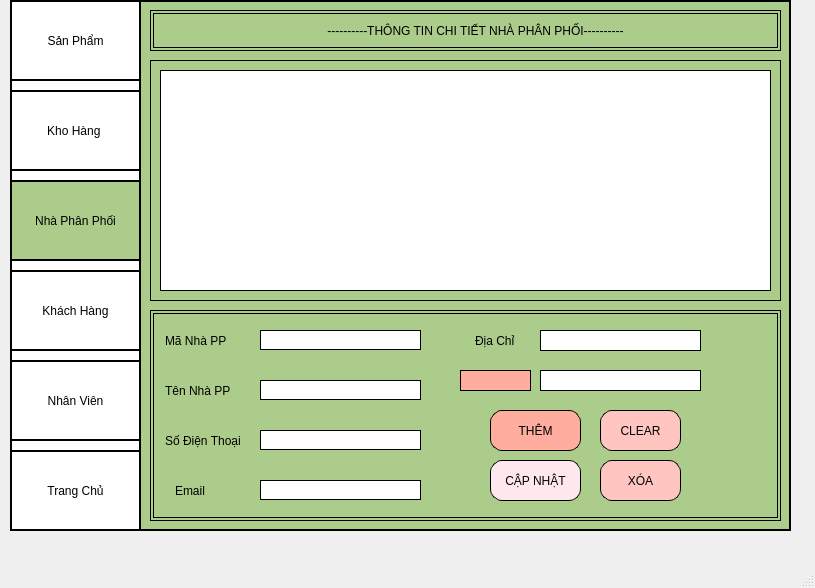
<?xml version="1.0" encoding="UTF-8"?>
<ui version="4.0">
 <class>MainWindow</class>
 <widget class="QMainWindow" name="MainWindow">
  <property name="geometry">
   <rect>
    <x>0</x>
    <y>0</y>
    <width>815</width>
    <height>588</height>
   </rect>
  </property>
  <property name="windowTitle">
   <string>MainWindow</string>
  </property>
  <widget class="QWidget" name="centralwidget">
   <widget class="QFrame" name="frame2">
    <property name="geometry">
     <rect>
      <x>10</x>
      <y>0</y>
      <width>781</width>
      <height>531</height>
     </rect>
    </property>
    <property name="styleSheet">
     <string notr="true">border: 2px solid  black;
background-color: #ACCC8B; /* Màu trung tính, dễ chịu */
</string>
    </property>
    <property name="frameShape">
     <enum>QFrame::StyledPanel</enum>
    </property>
    <property name="frameShadow">
     <enum>QFrame::Raised</enum>
    </property>
    <widget class="QFrame" name="frame_2">
     <property name="geometry">
      <rect>
       <x>0</x>
       <y>0</y>
       <width>131</width>
       <height>531</height>
      </rect>
     </property>
     <property name="styleSheet">
      <string notr="true">border: 2px outset  black;
background-color: #fff;</string>
     </property>
     <property name="frameShape">
      <enum>QFrame::StyledPanel</enum>
     </property>
     <property name="frameShadow">
      <enum>QFrame::Raised</enum>
     </property>
     <widget class="QPushButton" name="btnsanpham">
      <property name="geometry">
       <rect>
        <x>0</x>
        <y>0</y>
        <width>131</width>
        <height>81</height>
       </rect>
      </property>
      <property name="cursor">
       <cursorShape>PointingHandCursor</cursorShape>
      </property>
      <property name="styleSheet">
       <string notr="true">border: 2px ridge black;
background-color: #FFF; </string>
      </property>
      <property name="text">
       <string>Sản Phẩm</string>
      </property>
      <property name="icon">
       <iconset>
        <normaloff>../../Hình ảnh/Cuộn phim/logo.jpg</normaloff>../../Hình ảnh/Cuộn phim/logo.jpg</iconset>
      </property>
      <property name="iconSize">
       <size>
        <width>40</width>
        <height>38</height>
       </size>
      </property>
     </widget>
     <widget class="QPushButton" name="btnkhohang">
      <property name="geometry">
       <rect>
        <x>0</x>
        <y>90</y>
        <width>131</width>
        <height>81</height>
       </rect>
      </property>
      <property name="cursor">
       <cursorShape>PointingHandCursor</cursorShape>
      </property>
      <property name="styleSheet">
       <string notr="true">border: 2px ridge black;
background-color: #FFF;</string>
      </property>
      <property name="text">
       <string>Kho Hàng </string>
      </property>
      <property name="icon">
       <iconset>
        <normaloff>../../Hình ảnh/Cuộn phim/giohang1.png</normaloff>../../Hình ảnh/Cuộn phim/giohang1.png</iconset>
      </property>
      <property name="iconSize">
       <size>
        <width>40</width>
        <height>38</height>
       </size>
      </property>
     </widget>
     <widget class="QPushButton" name="btnnhaphanphoi">
      <property name="geometry">
       <rect>
        <x>0</x>
        <y>180</y>
        <width>131</width>
        <height>81</height>
       </rect>
      </property>
      <property name="cursor">
       <cursorShape>PointingHandCursor</cursorShape>
      </property>
      <property name="styleSheet">
       <string notr="true">border: 2px ridge black;
background-color: #ACCC8B;</string>
      </property>
      <property name="text">
       <string>Nhà Phân Phối</string>
      </property>
      <property name="icon">
       <iconset>
        <normaloff>../../Hình ảnh/Cuộn phim/nhaphaphoi.jpg</normaloff>../../Hình ảnh/Cuộn phim/nhaphaphoi.jpg</iconset>
      </property>
      <property name="iconSize">
       <size>
        <width>40</width>
        <height>38</height>
       </size>
      </property>
     </widget>
     <widget class="QPushButton" name="btnkhachhang">
      <property name="geometry">
       <rect>
        <x>0</x>
        <y>270</y>
        <width>131</width>
        <height>81</height>
       </rect>
      </property>
      <property name="cursor">
       <cursorShape>PointingHandCursor</cursorShape>
      </property>
      <property name="styleSheet">
       <string notr="true">border: 2px ridge black;
background-color: #fff;</string>
      </property>
      <property name="text">
       <string>Khách Hàng</string>
      </property>
      <property name="icon">
       <iconset>
        <normaloff>../../Hình ảnh/Cuộn phim/khachhang.jpg</normaloff>../../Hình ảnh/Cuộn phim/khachhang.jpg</iconset>
      </property>
      <property name="iconSize">
       <size>
        <width>40</width>
        <height>38</height>
       </size>
      </property>
     </widget>
     <widget class="QPushButton" name="btnnhanvien">
      <property name="geometry">
       <rect>
        <x>0</x>
        <y>360</y>
        <width>131</width>
        <height>81</height>
       </rect>
      </property>
      <property name="cursor">
       <cursorShape>PointingHandCursor</cursorShape>
      </property>
      <property name="styleSheet">
       <string notr="true">border: 2px ridge black;
background-color: #fff;</string>
      </property>
      <property name="text">
       <string>Nhân Viên</string>
      </property>
      <property name="icon">
       <iconset>
        <normaloff>../../Hình ảnh/Cuộn phim/nhanvien.png</normaloff>../../Hình ảnh/Cuộn phim/nhanvien.png</iconset>
      </property>
      <property name="iconSize">
       <size>
        <width>40</width>
        <height>38</height>
       </size>
      </property>
     </widget>
     <widget class="QPushButton" name="btntrangchu">
      <property name="geometry">
       <rect>
        <x>0</x>
        <y>450</y>
        <width>131</width>
        <height>81</height>
       </rect>
      </property>
      <property name="cursor">
       <cursorShape>PointingHandCursor</cursorShape>
      </property>
      <property name="styleSheet">
       <string notr="true">border: 2px ridge black;
background-color: #fff;</string>
      </property>
      <property name="text">
       <string>Trang Chủ</string>
      </property>
      <property name="icon">
       <iconset>
        <normaloff>../../Hình ảnh/Cuộn phim/home.ico</normaloff>../../Hình ảnh/Cuộn phim/home.ico</iconset>
      </property>
      <property name="iconSize">
       <size>
        <width>40</width>
        <height>38</height>
       </size>
      </property>
     </widget>
    </widget>
    <widget class="QFrame" name="frame">
     <property name="geometry">
      <rect>
       <x>140</x>
       <y>10</y>
       <width>631</width>
       <height>41</height>
      </rect>
     </property>
     <property name="styleSheet">
      <string notr="true">border: 4px double black;
</string>
     </property>
     <property name="frameShape">
      <enum>QFrame::StyledPanel</enum>
     </property>
     <property name="frameShadow">
      <enum>QFrame::Raised</enum>
     </property>
     <widget class="QLabel" name="label">
      <property name="geometry">
       <rect>
        <x>130</x>
        <y>10</y>
        <width>371</width>
        <height>21</height>
       </rect>
      </property>
      <property name="styleSheet">
       <string notr="true">border: none;
 text-align: center;
</string>
      </property>
      <property name="text">
       <string>      ----------THÔNG TIN CHI TIẾT NHÀ PHÂN PHỐI----------</string>
      </property>
      <property name="alignment">
       <set>Qt::AlignCenter</set>
      </property>
     </widget>
    </widget>
    <widget class="QFrame" name="frame_10">
     <property name="geometry">
      <rect>
       <x>140</x>
       <y>60</y>
       <width>631</width>
       <height>241</height>
      </rect>
     </property>
     <property name="styleSheet">
      <string notr="true">border: 1px solid black;</string>
     </property>
     <property name="frameShape">
      <enum>QFrame::StyledPanel</enum>
     </property>
     <property name="frameShadow">
      <enum>QFrame::Raised</enum>
     </property>
     <widget class="QTableWidget" name="tableload">
      <property name="geometry">
       <rect>
        <x>10</x>
        <y>10</y>
        <width>611</width>
        <height>221</height>
       </rect>
      </property>
      <property name="styleSheet">
       <string notr="true">border: 1px solid black;
background-color: #fff;</string>
      </property>
     </widget>
    </widget>
    <widget class="QFrame" name="frame_3">
     <property name="geometry">
      <rect>
       <x>140</x>
       <y>310</y>
       <width>631</width>
       <height>211</height>
      </rect>
     </property>
     <property name="styleSheet">
      <string notr="true">border: 4px double black;
</string>
     </property>
     <property name="frameShape">
      <enum>QFrame::StyledPanel</enum>
     </property>
     <property name="frameShadow">
      <enum>QFrame::Raised</enum>
     </property>
     <widget class="QLabel" name="manpp">
      <property name="geometry">
       <rect>
        <x>10</x>
        <y>10</y>
        <width>91</width>
        <height>41</height>
       </rect>
      </property>
      <property name="styleSheet">
       <string notr="true">border: 2px solid #ACCC8B;;
 text-align: center;</string>
      </property>
      <property name="text">
       <string>Mã Nhà PP</string>
      </property>
     </widget>
     <widget class="QLineEdit" name="txttennpp">
      <property name="geometry">
       <rect>
        <x>110</x>
        <y>70</y>
        <width>161</width>
        <height>20</height>
       </rect>
      </property>
      <property name="styleSheet">
       <string notr="true">border: 1px solid black;
background-color: #fff; </string>
      </property>
     </widget>
     <widget class="QLineEdit" name="txtsdtnpp">
      <property name="geometry">
       <rect>
        <x>110</x>
        <y>120</y>
        <width>161</width>
        <height>20</height>
       </rect>
      </property>
      <property name="styleSheet">
       <string notr="true">border: 1px solid black;
background-color: #fff; </string>
      </property>
     </widget>
     <widget class="QPushButton" name="btntimkiem">
      <property name="geometry">
       <rect>
        <x>310</x>
        <y>60</y>
        <width>71</width>
        <height>21</height>
       </rect>
      </property>
      <property name="cursor">
       <cursorShape>PointingHandCursor</cursorShape>
      </property>
      <property name="styleSheet">
       <string notr="true">border: 1px solid black;
background-color: #FFAD9F; 
border-radius: 12px;</string>
      </property>
      <property name="text">
       <string/>
      </property>
      <property name="icon">
       <iconset>
        <normaloff>../../Hình ảnh/Cuộn phim/2093656_seach_look_search_see_icon.ico</normaloff>../../Hình ảnh/Cuộn phim/2093656_seach_look_search_see_icon.ico</iconset>
      </property>
     </widget>
     <widget class="QLineEdit" name="txttimkiem">
      <property name="geometry">
       <rect>
        <x>390</x>
        <y>60</y>
        <width>161</width>
        <height>21</height>
       </rect>
      </property>
      <property name="styleSheet">
       <string notr="true">border: 1px solid black;
background-color: #fff; 
border-radius: 12px;</string>
      </property>
     </widget>
     <widget class="QLineEdit" name="txtmapp">
      <property name="geometry">
       <rect>
        <x>110</x>
        <y>20</y>
        <width>161</width>
        <height>20</height>
       </rect>
      </property>
      <property name="styleSheet">
       <string notr="true">border: 1px solid black;
background-color: #fff; </string>
      </property>
     </widget>
     <widget class="QLineEdit" name="txtemailnpp">
      <property name="geometry">
       <rect>
        <x>110</x>
        <y>170</y>
        <width>161</width>
        <height>20</height>
       </rect>
      </property>
      <property name="styleSheet">
       <string notr="true">border: 1px solid black;
background-color: #fff; </string>
      </property>
     </widget>
     <widget class="QLabel" name="tennpp">
      <property name="geometry">
       <rect>
        <x>10</x>
        <y>60</y>
        <width>91</width>
        <height>41</height>
       </rect>
      </property>
      <property name="styleSheet">
       <string notr="true">border: 2px solid #ACCC8B;;
 text-align: center;</string>
      </property>
      <property name="text">
       <string>Tên Nhà PP</string>
      </property>
     </widget>
     <widget class="QLabel" name="sdtnpp">
      <property name="geometry">
       <rect>
        <x>10</x>
        <y>110</y>
        <width>91</width>
        <height>41</height>
       </rect>
      </property>
      <property name="styleSheet">
       <string notr="true">border: 2px solid #ACCC8B;;
 text-align: center;</string>
      </property>
      <property name="text">
       <string>Số Điện Thoại</string>
      </property>
     </widget>
     <widget class="QLabel" name="emailnpp">
      <property name="geometry">
       <rect>
        <x>20</x>
        <y>160</y>
        <width>61</width>
        <height>41</height>
       </rect>
      </property>
      <property name="styleSheet">
       <string notr="true">border: 2px solid #ACCC8B;;
 text-align: center;</string>
      </property>
      <property name="text">
       <string>Email</string>
      </property>
     </widget>
     <widget class="QLabel" name="dcnpp">
      <property name="geometry">
       <rect>
        <x>320</x>
        <y>10</y>
        <width>61</width>
        <height>41</height>
       </rect>
      </property>
      <property name="styleSheet">
       <string notr="true">border: 2px solid #ACCC8B;;
 text-align: center;</string>
      </property>
      <property name="text">
       <string>Địa Chỉ</string>
      </property>
     </widget>
     <widget class="QLineEdit" name="txtdiachinpp">
      <property name="geometry">
       <rect>
        <x>390</x>
        <y>20</y>
        <width>161</width>
        <height>21</height>
       </rect>
      </property>
      <property name="styleSheet">
       <string notr="true">border: 1px solid black;
background-color: #fff; 
border-radius: 12px;</string>
      </property>
     </widget>
     <widget class="QPushButton" name="btnxoa">
      <property name="geometry">
       <rect>
        <x>450</x>
        <y>150</y>
        <width>81</width>
        <height>41</height>
       </rect>
      </property>
      <property name="cursor">
       <cursorShape>PointingHandCursor</cursorShape>
      </property>
      <property name="styleSheet">
       <string notr="true">border: 1px solid black;
background-color: #FFC5C1; 
border-radius: 12px;</string>
      </property>
      <property name="text">
       <string>XÓA</string>
      </property>
     </widget>
     <widget class="QPushButton" name="btnclear">
      <property name="geometry">
       <rect>
        <x>450</x>
        <y>100</y>
        <width>81</width>
        <height>41</height>
       </rect>
      </property>
      <property name="cursor">
       <cursorShape>PointingHandCursor</cursorShape>
      </property>
      <property name="styleSheet">
       <string notr="true">border: 1px solid black;
background-color: #FFC5C1; 
border-radius: 12px;</string>
      </property>
      <property name="text">
       <string>CLEAR</string>
      </property>
     </widget>
     <widget class="QPushButton" name="btncapnhat">
      <property name="geometry">
       <rect>
        <x>340</x>
        <y>150</y>
        <width>91</width>
        <height>41</height>
       </rect>
      </property>
      <property name="cursor">
       <cursorShape>PointingHandCursor</cursorShape>
      </property>
      <property name="styleSheet">
       <string notr="true">border: 1px solid black;
background-color: #FEE7ED; 
border-radius: 12px;</string>
      </property>
      <property name="text">
       <string>CẬP NHẬT</string>
      </property>
     </widget>
     <widget class="QPushButton" name="btnthem">
      <property name="geometry">
       <rect>
        <x>340</x>
        <y>100</y>
        <width>91</width>
        <height>41</height>
       </rect>
      </property>
      <property name="cursor">
       <cursorShape>PointingHandCursor</cursorShape>
      </property>
      <property name="styleSheet">
       <string notr="true">border: 1.4px solid black;
background-color: #FFAD9F; 
border-radius: 12px;</string>
      </property>
      <property name="text">
       <string>THÊM</string>
      </property>
     </widget>
    </widget>
   </widget>
  </widget>
  <widget class="QMenuBar" name="menubar">
   <property name="geometry">
    <rect>
     <x>0</x>
     <y>0</y>
     <width>815</width>
     <height>21</height>
    </rect>
   </property>
  </widget>
  <widget class="QStatusBar" name="statusbar"/>
 </widget>
 <resources/>
 <connections/>
</ui>
